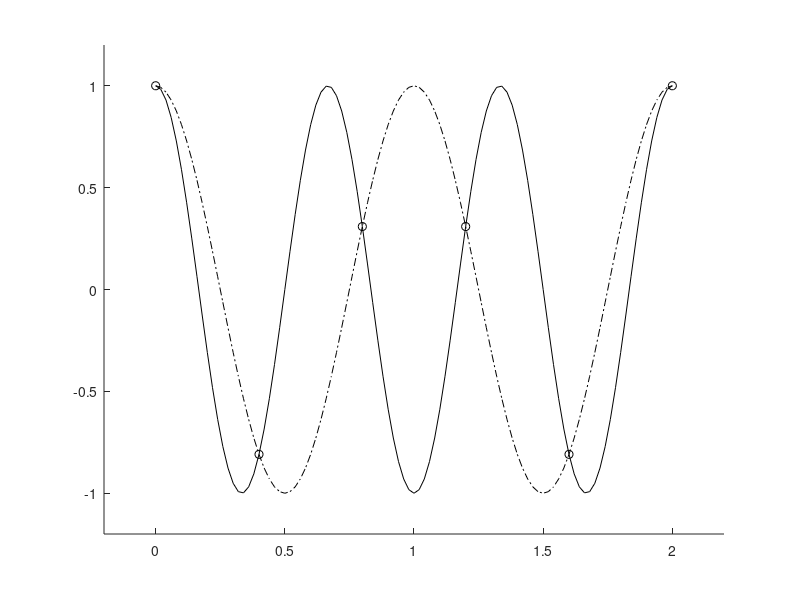

MATLAB code for this plot:
% program alias1
% Plotter punktene xk = 0.4*k, k = 0..5
% Plotter deretter funksjonene f1 = cos(3*Pi*x)
% og f2 = cos(2*Pi*x) som faller sammen i punktene xk.
clear; close
N = 6;
xp = zeros(N,1);
for k = 1:6
    xp(k) = (k - 1)*0.4;
end
y = cos(3*pi*xp);
x = (0:0.02:2.0)';
f1 = cos(3*pi*x);
f2 = cos(2*pi*x);
axis([-0.2 2.2 -1.2 1.2]);
hold on
plot(xp,y,'ko')
plot(x,f1,'k')
plot(x,f2,'k-.')
hold off
